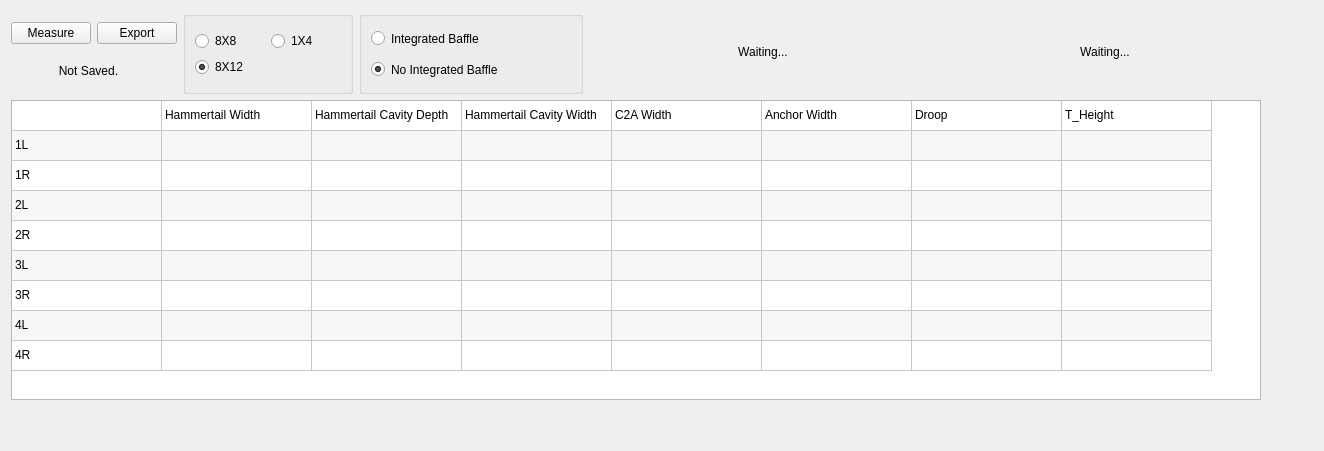
      <widget class="QWidget" name="tab_2">
       <attribute name="title">
        <string>Actuator</string>
       </attribute>
       <layout class="QGridLayout" name="gridLayout_6">
        <item row="0" column="0">
         <layout class="QGridLayout" name="gridLayout_4">
          <item row="0" column="0">
           <widget class="QPushButton" name="measure_2">
            <property name="sizePolicy">
             <sizepolicy hsizetype="Fixed" vsizetype="Fixed">
              <horstretch>0</horstretch>
              <verstretch>0</verstretch>
             </sizepolicy>
            </property>
            <property name="text">
             <string>Measure</string>
            </property>
           </widget>
          </item>
          <item row="0" column="1">
           <widget class="QPushButton" name="export_2">
            <property name="sizePolicy">
             <sizepolicy hsizetype="Fixed" vsizetype="Fixed">
              <horstretch>0</horstretch>
              <verstretch>0</verstretch>
             </sizepolicy>
            </property>
            <property name="text">
             <string>Export</string>
            </property>
           </widget>
          </item>
          <item row="1" column="0" colspan="2">
           <widget class="QLabel" name="state_2">
            <property name="sizePolicy">
             <sizepolicy hsizetype="Fixed" vsizetype="Fixed">
              <horstretch>0</horstretch>
              <verstretch>0</verstretch>
             </sizepolicy>
            </property>
            <property name="minimumSize">
             <size>
              <width>155</width>
              <height>20</height>
             </size>
            </property>
            <property name="text">
             <string>&lt;html&gt;&lt;head/&gt;&lt;body&gt;&lt;p align=&quot;center&quot;&gt;Not Saved.&lt;/p&gt;&lt;/body&gt;&lt;/html&gt;</string>
            </property>
           </widget>
          </item>
         </layout>
        </item>
        <item row="0" column="2">
         <widget class="QGroupBox" name="groupBox_4">
          <property name="minimumSize">
           <size>
            <width>180</width>
            <height>68</height>
           </size>
          </property>
          <property name="title">
           <string/>
          </property>
          <layout class="QGridLayout" name="gridLayout_21">
           <item row="0" column="0">
            <layout class="QGridLayout" name="gridLayout_13">
             <item row="0" column="0">
              <widget class="QRadioButton" name="integrated_baffle_2">
               <property name="minimumSize">
                <size>
                 <width>200</width>
                 <height>25</height>
                </size>
               </property>
               <property name="text">
                <string>Integrated Baffle</string>
               </property>
               <property name="autoExclusive">
                <bool>true</bool>
               </property>
              </widget>
             </item>
             <item row="1" column="0">
              <widget class="QRadioButton" name="no_integrated_baffle_2">
               <property name="minimumSize">
                <size>
                 <width>200</width>
                 <height>25</height>
                </size>
               </property>
               <property name="text">
                <string>No Integrated Baffle</string>
               </property>
               <property name="checked">
                <bool>true</bool>
               </property>
               <property name="autoExclusive">
                <bool>true</bool>
               </property>
              </widget>
             </item>
            </layout>
           </item>
          </layout>
         </widget>
        </item>
        <item row="0" column="5">
         <widget class="QLabel" name="grading_2">
          <property name="sizePolicy">
           <sizepolicy hsizetype="Fixed" vsizetype="Fixed">
            <horstretch>0</horstretch>
            <verstretch>0</verstretch>
           </sizepolicy>
          </property>
          <property name="minimumSize">
           <size>
            <width>336</width>
            <height>68</height>
           </size>
          </property>
          <property name="text">
           <string>&lt;html&gt;&lt;head/&gt;&lt;body&gt;&lt;p align=&quot;center&quot;&gt;Waiting...&lt;/p&gt;&lt;/body&gt;&lt;/html&gt;</string>
          </property>
         </widget>
        </item>
        <item row="2" column="0">
         <spacer name="verticalSpacer_2">
          <property name="orientation">
           <enum>Qt::Vertical</enum>
          </property>
          <property name="sizeHint" stdset="0">
           <size>
            <width>20</width>
            <height>40</height>
           </size>
          </property>
         </spacer>
        </item>
        <item row="0" column="4">
         <widget class="QLabel" name="goodmeasure_2">
          <property name="sizePolicy">
           <sizepolicy hsizetype="Fixed" vsizetype="Fixed">
            <horstretch>0</horstretch>
            <verstretch>0</verstretch>
           </sizepolicy>
          </property>
          <property name="minimumSize">
           <size>
            <width>336</width>
            <height>68</height>
           </size>
          </property>
          <property name="text">
           <string>&lt;html&gt;&lt;head/&gt;&lt;body&gt;&lt;p align=&quot;center&quot;&gt;Waiting...&lt;/p&gt;&lt;/body&gt;&lt;/html&gt;</string>
          </property>
         </widget>
        </item>
        <item row="0" column="1">
         <widget class="QGroupBox" name="groupBox_6">
          <property name="minimumSize">
           <size>
            <width>140</width>
            <height>68</height>
           </size>
          </property>
          <property name="title">
           <string/>
          </property>
          <layout class="QGridLayout" name="gridLayout_20">
           <item row="0" column="0">
            <layout class="QGridLayout" name="gridLayout_5">
             <item row="0" column="0">
              <widget class="QRadioButton" name="eightbyeight_2">
               <property name="minimumSize">
                <size>
                 <width>70</width>
                 <height>20</height>
                </size>
               </property>
               <property name="text">
                <string>8X8</string>
               </property>
               <property name="checked">
                <bool>false</bool>
               </property>
               <property name="autoExclusive">
                <bool>true</bool>
               </property>
              </widget>
             </item>
             <item row="1" column="0">
              <widget class="QRadioButton" name="eightbytwelve_2">
               <property name="minimumSize">
                <size>
                 <width>70</width>
                 <height>20</height>
                </size>
               </property>
               <property name="text">
                <string>8X12</string>
               </property>
               <property name="checked">
                <bool>true</bool>
               </property>
               <property name="autoExclusive">
                <bool>true</bool>
               </property>
              </widget>
             </item>
             <item row="0" column="1">
              <widget class="QRadioButton" name="onebyfour_2">
               <property name="minimumSize">
                <size>
                 <width>70</width>
                 <height>20</height>
                </size>
               </property>
               <property name="text">
                <string>1X4</string>
               </property>
               <property name="checked">
                <bool>false</bool>
               </property>
               <property name="autoExclusive">
                <bool>true</bool>
               </property>
              </widget>
             </item>
            </layout>
           </item>
          </layout>
         </widget>
        </item>
        <item row="1" column="0" colspan="6">
         <widget class="QTableWidget" name="tableWidget_2">
          <property name="sizePolicy">
           <sizepolicy hsizetype="Fixed" vsizetype="Fixed">
            <horstretch>0</horstretch>
            <verstretch>0</verstretch>
           </sizepolicy>
          </property>
          <property name="minimumSize">
           <size>
            <width>1250</width>
            <height>300</height>
           </size>
          </property>
          <property name="alternatingRowColors">
           <bool>true</bool>
          </property>
          <property name="showGrid">
           <bool>true</bool>
          </property>
          <property name="gridStyle">
           <enum>Qt::SolidLine</enum>
          </property>
          <property name="rowCount">
           <number>9</number>
          </property>
          <property name="columnCount">
           <number>8</number>
          </property>
          <attribute name="horizontalHeaderVisible">
           <bool>false</bool>
          </attribute>
          <attribute name="horizontalHeaderMinimumSectionSize">
           <number>50</number>
          </attribute>
          <attribute name="horizontalHeaderDefaultSectionSize">
           <number>150</number>
          </attribute>
          <attribute name="verticalHeaderVisible">
           <bool>false</bool>
          </attribute>
          <row>
           <property name="text">
            <string>Dimmension</string>
           </property>
          </row>
          <row>
           <property name="text">
            <string>1L</string>
           </property>
          </row>
          <row>
           <property name="text">
            <string>1R</string>
           </property>
          </row>
          <row>
           <property name="text">
            <string>2L</string>
           </property>
          </row>
          <row>
           <property name="text">
            <string>2R</string>
           </property>
          </row>
          <row>
           <property name="text">
            <string>3L</string>
           </property>
          </row>
          <row>
           <property name="text">
            <string>3R</string>
           </property>
          </row>
          <row>
           <property name="text">
            <string>4L</string>
           </property>
          </row>
          <row>
           <property name="text">
            <string>4R</string>
           </property>
          </row>
          <column>
           <property name="text">
            <string>Side</string>
           </property>
          </column>
          <column>
           <property name="text">
            <string>Hammertail Width</string>
           </property>
          </column>
          <column>
           <property name="text">
            <string>Hammertail Cavity Depth</string>
           </property>
          </column>
          <column>
           <property name="text">
            <string>Hammertail Cavity Width</string>
           </property>
          </column>
          <column>
           <property name="text">
            <string>C2A Width</string>
           </property>
          </column>
          <column>
           <property name="text">
            <string>Anchor Width</string>
           </property>
          </column>
          <column>
           <property name="text">
            <string>Droop</string>
           </property>
          </column>
          <column>
           <property name="text">
            <string>T-Height</string>
           </property>
          </column>
          <item row="0" column="1">
           <property name="text">
            <string>Hammertail Width</string>
           </property>
          </item>
          <item row="0" column="2">
           <property name="text">
            <string>Hammertail Cavity Depth</string>
           </property>
          </item>
          <item row="0" column="3">
           <property name="text">
            <string>Hammertail Cavity Width</string>
           </property>
          </item>
          <item row="0" column="4">
           <property name="text">
            <string>C2A Width</string>
           </property>
          </item>
          <item row="0" column="5">
           <property name="text">
            <string>Anchor Width</string>
           </property>
          </item>
          <item row="0" column="6">
           <property name="text">
            <string>Droop</string>
           </property>
          </item>
          <item row="0" column="7">
           <property name="text">
            <string>T_Height</string>
           </property>
          </item>
          <item row="1" column="0">
           <property name="text">
            <string>1L</string>
           </property>
          </item>
          <item row="1" column="1">
           <property name="text">
            <string/>
           </property>
          </item>
          <item row="1" column="2">
           <property name="text">
            <string/>
           </property>
          </item>
          <item row="1" column="3">
           <property name="text">
            <string/>
           </property>
          </item>
          <item row="1" column="4">
           <property name="text">
            <string/>
           </property>
          </item>
          <item row="2" column="0">
           <property name="text">
            <string>1R</string>
           </property>
          </item>
          <item row="2" column="2">
           <property name="text">
            <string/>
           </property>
          </item>
          <item row="3" column="0">
           <property name="text">
            <string>2L</string>
           </property>
          </item>
          <item row="3" column="2">
           <property name="text">
            <string/>
           </property>
          </item>
          <item row="4" column="0">
           <property name="text">
            <string>2R</string>
           </property>
          </item>
          <item row="4" column="2">
           <property name="text">
            <string/>
           </property>
          </item>
          <item row="4" column="3">
           <property name="text">
            <string/>
           </property>
          </item>
          <item row="5" column="0">
           <property name="text">
            <string>3L</string>
           </property>
          </item>
          <item row="5" column="2">
           <property name="text">
            <string/>
           </property>
          </item>
          <item row="6" column="0">
           <property name="text">
            <string>3R</string>
           </property>
          </item>
          <item row="6" column="2">
           <property name="text">
            <string/>
           </property>
          </item>
          <item row="7" column="0">
           <property name="text">
            <string>4L</string>
           </property>
          </item>
          <item row="7" column="2">
           <property name="text">
            <string/>
           </property>
          </item>
          <item row="8" column="0">
           <property name="text">
            <string>4R</string>
           </property>
          </item>
          <item row="8" column="2">
           <property name="text">
            <string/>
           </property>
          </item>
         </widget>
        </item>
        <item row="0" column="6">
         <spacer name="horizontalSpacer_6">
          <property name="orientation">
           <enum>Qt::Horizontal</enum>
          </property>
          <property name="sizeHint" stdset="0">
           <size>
            <width>40</width>
            <height>20</height>
           </size>
          </property>
         </spacer>
        </item>
       </layout>
      </widget>
